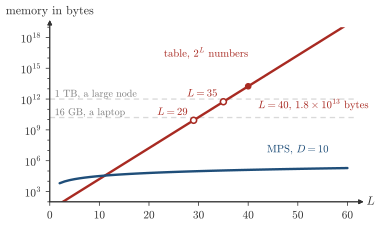

Python code for this plot:
"""Session 10, the memory of the table of 2^L complex coefficients of Eq. (10.2) against an MPS with D=10.

Decimal units, 1 GB = 1e9 bytes and 1 TB = 1e12 bytes, 16 bytes for a complex number in double precision. The marks
are the largest L that 16 GB and 1 TB hold, and the value of the MPS at L=300 of the caption is computed here and
not drawn, since the plot ends at L=60. The numbers are asserted again in checks/session10/g2_03_*.py."""
import os, sys
sys.path.insert(0, os.path.join(os.path.dirname(os.path.abspath(__file__)), ".."))
import numpy as np
from matplotlib.ticker import FixedLocator, LogLocator, NullFormatter
import style

L = np.arange(2, 61)
table = 2.0 ** L * 16                     # bytes, complex double
D, d = 10, 2
mps = L * d * D ** 2 * 16.0


def largest(limit):
    return int(L[table <= limit].max())


L16, L1T = largest(16e9), largest(1e12)
assert (L16, L1T) == (29, 35), (L16, L1T)
assert 300 * d * D ** 2 * 16 == 960000 < 1e6, 'the MPS at L=300 of the caption'
assert 312 * d * D ** 2 * 16 < 1e6 < 313 * d * D ** 2 * 16
assert round(2.0 ** 40 * 16 / 1e13, 1) == 1.8

fig, ax = style.figure(height_cm=6.0, width_cm=10.5)
style.arrows(ax, xlabel=r'$L$', ylabel='memory in bytes', ticks=True)
ax.semilogy(L, table, color=style.BROKEN)
ax.semilogy(L, mps, color=style.ACCENT)
ax.set_xlim(0, 62); ax.set_ylim(1e2, 1e19)
ax.set_xticks([0, 10, 20, 30, 40, 50, 60])
ax.yaxis.set_major_locator(FixedLocator([1e3, 1e6, 1e9, 1e12, 1e15, 1e18]))
ax.yaxis.set_minor_locator(LogLocator(base=10, subs=(1.0,), numticks=30))
ax.yaxis.set_minor_formatter(NullFormatter())
ax.tick_params(which='both', direction='out', length=3, width=0.6)
ax.tick_params(which='minor', length=1.8)
for y, s in ((16e9, '16 GB, a laptop'), (1e12, '1 TB, a large node')):
    style.guide(ax, y=y, ls=(0, (4, 3)))
    style.label(ax, 1, y * 3.0, s, color=style.MUTED, fontsize=7.5, ha='left')
for Lm, dx, dy in ((L16, -1.2, 6.0), (L1T, -1.2, 6.0)):
    ax.plot([Lm], [2.0 ** Lm * 16], 'o', mfc='white', mec=style.BROKEN, mew=1.2, ms=4.5, zorder=4)
    style.label(ax, Lm + dx, 2.0 ** Lm * 16 * dy, r'$L=%d$' % Lm, color=style.BROKEN, fontsize=8, ha='right')
ax.plot([40], [2.0 ** 40 * 16], 'o', color=style.BROKEN, ms=4, zorder=4)
style.label(ax, 42, 2.0 ** 40 * 16 / 60, r'$L=40$, $1.8\times10^{13}$ bytes', color=style.BROKEN, fontsize=8,
            ha='left')
style.label(ax, 50, 1.2e7, r'MPS, $D=10$', color=style.ACCENT, fontsize=8)
style.label(ax, 40, 3e16, r'table, $2^L$ numbers', color=style.BROKEN, fontsize=8, ha='right')
print('largest L in 16 GB and 1 TB:', L16, L1T, ' MPS at L=300:', 300 * d * D ** 2 * 16, 'bytes')
style.save(fig, __file__)
